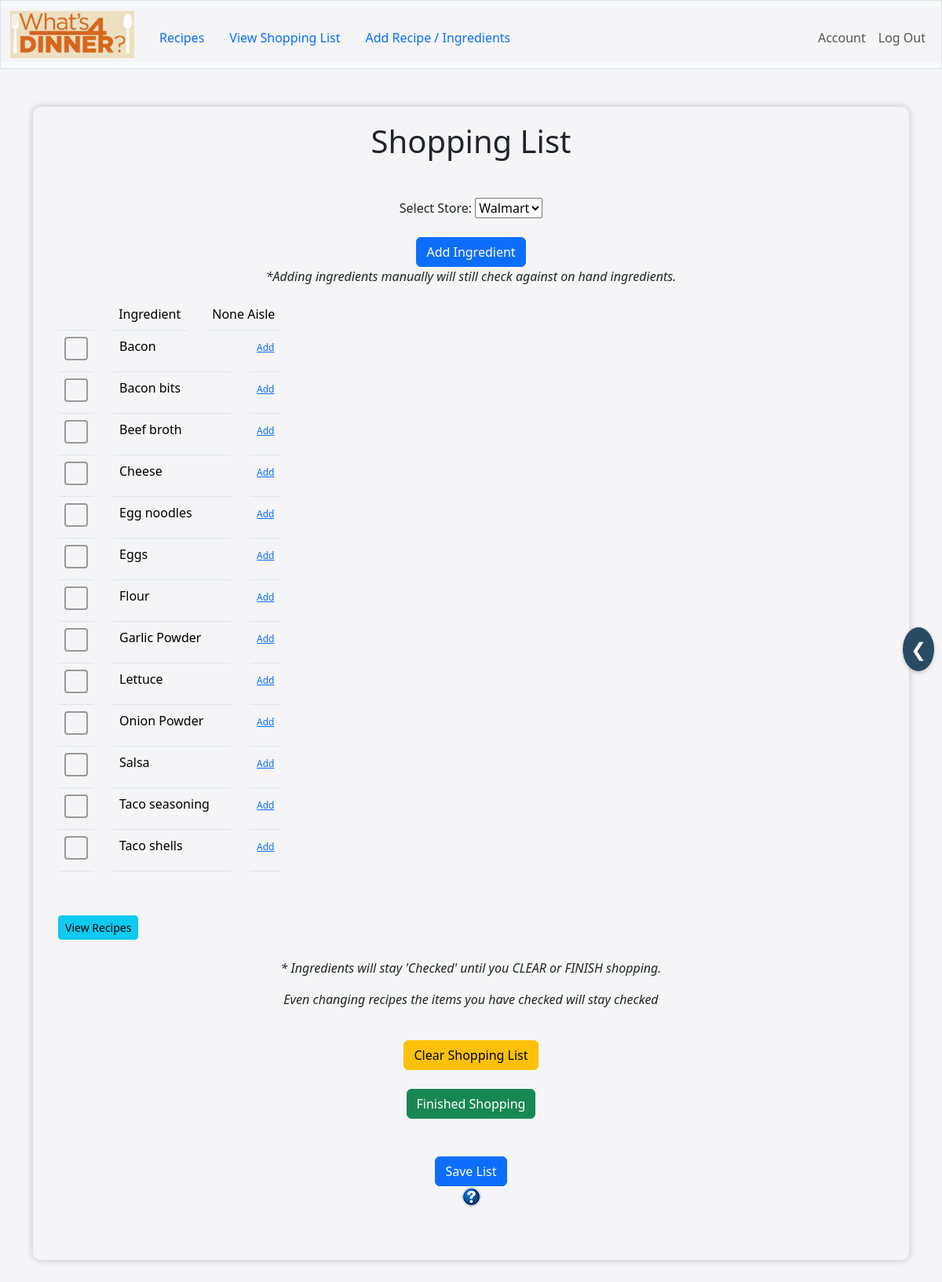
Screenshot of /shopping_list/1 (signed in) with the database file from the repository.
### tables this page shows
CREATE TABLE "ingredients" (
    ingredient_id INTEGER PRIMARY KEY,
    name TEXT UNIQUE
);

### app.py (the view, shortened to what this page needs)
@app.route("/shopping_list", methods=["GET", "POST"])
@app.route("/shopping_list/<int:list_id>", methods=["GET"])
@login_required
def shopping_list(list_id=None):
    user_id = session["user_id"]
    today = date.today().strftime('%m-%d-%Y')
    stores = db.execute("SELECT name FROM stores")
    fav_store = db.execute("SELECT store FROM fav_store WHERE user_id = ?", user_id)
    recipes = session.get('selected_recipes', [])
    recipe_names = []
    selected_recipes = session.get('selected_recipes', [])
    selected_recipe_ids = [recipe['id'] for recipe in selected_recipes if isinstance(recipe, dict) and 'id' in recipe]
    if selected_recipe_ids:
        placeholders = ', '.join(['?'] * len(selected_recipe_ids))
        recipe_names = db.execute("SELECT recipe_id, name FROM recipes WHERE recipe_id IN ({})".format(placeholders), *selected_recipe_ids)
    if request.method == "POST":
        ingredients = session['selected_ingredients']
        checked_states = db.execute("SELECT ingredient_id, checked FROM ingredient_states WHERE user_id = ? AND checked = 1", user_id)
        checked_ids = [item['ingredient_id'] for item in checked_states]
        print(checked_ids)
        for ingredient in ingredients:
            if ingredient['ingredient_id'] in checked_ids:
                ingredient['checked'] = True
            else:
                ingredient['checked'] = False
        ingredients_on_hand = db.execute("SELECT * FROM on_hand WHERE user_id = ?", session["user_id"])
        on_hand_ingredients = db.execute("SELECT ingredient_name FROM on_hand WHERE user_id = ?", user_id)
        on_hand_ingredient_names = [item['ingredient_name'] for item in on_hand_ingredients]
        if 'ingredient_name' in request.form:
            ingredient_name = request.form.get("ingredient_name").title()
            existing = db.execute("SELECT * FROM on_hand WHERE ingredient_name = ?", ingredient_name)
            if existing:
                flash("Ingredient already on hand", "error")
                return redirect("shopping_list")
            check_ingredient = db.execute("SELECT * FROM Ingredients WHERE name = ?", ingredient_name)
            if not check_ingredient:
                flash("Ingredient name must be in ingredient list", "error")
                return redirect("shopping_list")
            db.execute("INSERT OR REPLACE INTO on_hand (user_id, ingredient_name, date_updated) VALUES (?, ?, ?)", user_id, ingredient_name, today)
            flash("On hand Ingredient Added", "success")
            return redirect("shopping_list")
        list_name = request.form.get("listName")
        if list_name:
            list_name = list_name.title()
            existing_list = db.execute("SELECT list_id FROM shop_list WHERE list_name = ? AND user_id = ?", list_name, user_id)
            if existing_list:
                flash("A list with this name already exists. Please choose a different name.", "error")
                return redirect("shopping_list")
            db.execute("INSERT OR REPLACE INTO shop_list (list_name, user_id, date_created) VALUES (?, ?, ?)", list_name, user_id, today)
            result = db.execute("SELECT list_id FROM shop_list WHERE list_name = ? AND user_id = ? ORDER BY list_id DESC LIMIT 1", list_name, user_id)
            if result:
                list_id_value = result[0]['list_id']
                for ingredient in ingredients:
                    ingredient_name = ingredient['name']
                    if ingredient_name not in on_hand_ingredient_names:
                        db.execute("INSERT OR REPLACE INTO list_ids (list_id, ingredient_name) VALUES (?, ?)", list_id_value, ingredient_name)
            flash("Shopping list was saved.", "success")
            return redirect("shopping_list")
        else:
            flash("Ingredient added", "success")
            return redirect("shopping_list")
    elif 'selected_ingredients' in session or list_id:
        list_details = None
        ingredients_info = None
        ingredients = None
        ingredients_on_hand = db.execute("SELECT * FROM on_hand WHERE user_id = ?", session["user_id"])
        if list_id:
            list_details = db.execute("SELECT list_name, date_created FROM shop_list WHERE list_id = ?", list_id)
            if not list_details:
                flash("Shopping list not found.", "error")
                return redirect("select_recipes")
            ingredient_names_result = db.execute("SELECT ingredient_name FROM list_ids WHERE list_id = ?", list_id)
            ingredient_names = [ingredient['ingredient_name'] for ingredient in ingredient_names_result]
            on_hand_ingredients = db.execute("SELECT ingredient_name FROM on_hand WHERE user_id = ?", user_id)
            on_hand_ingredient_names = [item['ingredient_name'] for item in on_hand_ingredients]
            ingredients_alread_on_hand = [ingredient['ingredient_name'] for ingredient in ingredient_names_result if ingredient['ingredient_name'] in on_hand_ingredient_names]
            ingredients_to_display = [name for name in ingredient_names if name not in on_hand_ingredient_names]
            if ingredients_to_display:
                ingredients = db.execute("SELECT * FROM ingredients WHERE name IN (?)", ingredients_to_display)
                session['selected_ingredients'] = [{'ingredient_id': ingredient['ingredient_id'], 'name': ingredient['name']} for ingredient in ingredients]
                checked_states = db.execute("SELECT ingredient_id, checked FROM ingredient_states WHERE user_id = ? AND checked = 1", user_id)
                checked_ids = [item['ingredient_id'] for item in checked_states]
                print(checked_ids)
                for ingredient in ingredients:
                    if ingredient['ingredient_id'] in checked_ids:
                        ingredient['checked'] = True
                    else:
                        ingredient['checked'] = False
                session.pop('selected_recipes', None)
            return render_template("shopping_list.html", ingredients=ingredients, list_details=list_details, ingredients_on_hand=ingredients_on_hand, stores=stores, recipes=recipe_names)
    else:
        flash("Please Select a Recipe", "warning")
        return redirect('/')

### app.py (called while the page is built)
@app.after_request
def after_request(response):
    response.headers["Cache-Control"] = "no-cache, no-store, must-revalidate"
    response.headers["Expires"] = 0
    response.headers["Pragma"] = "no-cache"
    return response

### helpers.py (called while the page is built)
def login_required(f):
    @wraps(f)
    def decorated_function(*args, **kwargs):
        if session.get("user_id") is None:
            return redirect("/login")
        return f(*args, **kwargs)
    return decorated_function

### templates/shopping_list.html (shortened to what this page needs)
{% extends "layout.html" %}
{% block main %}
        <div class="container text-center" style="background-color: #f5f5f7;">
            <h1 class="mb-5">Shopping List</h1>
<form id="storeToggleForm" action="/update_store" method="post">
    <label for="selected_store">Select Store: </label>
    <select id="selected_store" name="selected_store" onchange="this.form.submit()">
        {% for store in stores %}
            <option value="{{ store.name.lower() }}"
                >
                {{ store.name }}
            </option>
        {% endfor %}
    </select>
</form>
<br>
<form id="shoppingListForm" action="/shopping_list" method="post">
    <table class="table shopping-list-table">
        <tbody>
            <tr class="item">
                <td>&nbsp;&nbsp;&nbsp;&nbsp;&nbsp;&nbsp;&nbsp;</td>
                <td>Ingredient</td>
                <td>{{ session.get('selected_store') | capitalize }} Aisle</td>
            </tr>
{% for ingredient in ingredients %}
<tr class="item">
    <td>
        <label class="custom-label">
            <span class="checkbox"></span>
        </label>
    </td>
    <td class="ingredient-column">{{ ingredient['name'] }}</td>
    <td>
        {% set aisle_column = (session.get('selected_store', 'default') | lower) ~ '_aisle' %}
        {% if ingredient[aisle_column] %}
            <span>{{ ingredient[aisle_column] }}</span>
            <br>
            <button type="button" class="btn btn-link btn-sm" data-toggle="modal" data-target="#aisleModal" style="padding-top: 0;" onclick="prepareModal('/add_aisle/{{ ingredient['ingredient_id'] }}', '{{ aisle_column }}', {{ ingredient['ingredient_id'] }}, '{{ ingredient['name'] }}')">Edit</button>
        {% else %}
        <button type="button" class="btn btn-link btn-sm" data-toggle="modal" data-target="#aisleModal" style="padding-top: 0;" onclick="prepareModal('/add_aisle/{{ ingredient['ingredient_id'] }}', '{{ aisle_column }}', {{ ingredient['ingredient_id'] }}, '{{ ingredient['name'] }}')">Add</button>
        {% endif %}
    </td>
</tr>
{% endfor %}
        </tbody>
        <button type="button" class="btn btn-primary" data-toggle="modal" data-target="#addlistIngredientModal">Add Ingredient</button>
        <p><em>*Adding ingredients manually will still check against on hand ingredients.</em></p>
    </table>
</form>
<br>
<div class="left-align-button mt-3">
    <button type="button" class="btn btn-info btn-sm" data-toggle="modal" data-target="#recipesModal">
        View Recipes
    </button>
</div>
<br>
<p><em>* Ingredients will stay 'Checked' until you CLEAR or FINISH shopping.</em></p>
<p><em>Even changing recipes the items you have checked will stay checked</em></p>
<form action="/clear_shopping_list" method="post">
    <button type="submit" class="btn btn-warning mt-4">Clear Shopping List</button>
</form>
<form action="/finish_shopping" method="post">
    <button type="submit" class="btn btn-success mt-4">Finished Shopping</button>
</form>
<br>
<br>
<div class="save-list-container">
    <div class="centered-button">
        <button type="button" class="btn btn-primary" data-toggle="modal" data-target="#uniqueNameListModal">Save List</button>
    </div>
    <span class="question-mark-icon" onclick="togglePopup(this)">
        <img src="{{url_for('static', filename='question_mark.png')}}" alt="Info">
    </span>
</div>
<br>
<br>
{% endblock %}

### static/styles.css (style rules this page uses)
.container, .main-content, .sidebar, .modal-content { background-color: #f5f5f7; }
.btn.btn-link.btn-sm { font-size: 12px; padding: 0; line-height: 1; }
.ingredient-column { width: 150px; white-space: nowrap; overflow: hidden; text-overflow: ellipsis; text-align: left; background-color: #f5f5f7; }
table { table-layout: auto; width: 100%; background-color: #f5f5f7; }
.item { display: flex; align-items: bottom; gap: 24px; width: auto; background-color: #f5f5f7; }
.custom-label { margin: 0; width: 30px; height: 30px; cursor: pointer; background-color: #f5f5f7; }
.checkbox { display: block; width: inherit; height: inherit; border: 2px solid #999; border-radius: 4px; transition: all 0.2s cubic-bezier(0, 0.01, 0.23, 0.8); background-color: #f5f5f7; }
.save-list-container { align-items: center; }
.centered-button { flex: 1; }
.question-mark-icon { cursor: pointer; }
.left-align-button { text-align: left !important; }
.shopping-list-table { background-color: #f5f5f7; }
.shopping-list-table tr { background-color: #f5f5f7; }
.shopping-list-table td { background-color: #f5f5f7; }

### rows the page displays
ingredients: name "Bacon"
ingredients: name "Bacon bits"
ingredients: name "Beef broth"
ingredients: name "Cheese"
ingredients: name "Egg noodles"
ingredients: name "Eggs"
ingredients: name "Flour"
ingredients: name "Garlic Powder"
ingredients: name "Lettuce"
ingredients: name "Onion Powder"
ingredients: name "Salsa"
ingredients: name "Taco seasoning"
ingredients: name "Taco shells"

### other values shown
{{ session.get('selected_store') | capitalize }} "None"
form field selected_store "Walmart"
